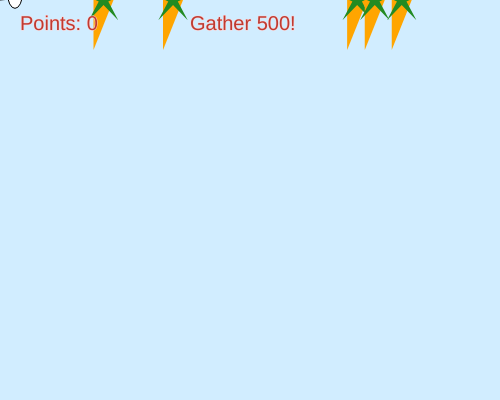
Frame 1 (no input)
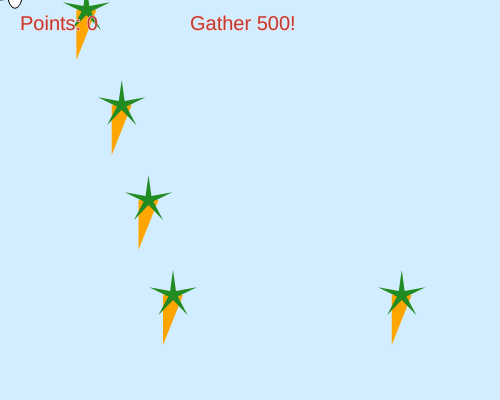
Frame 60 (no input)
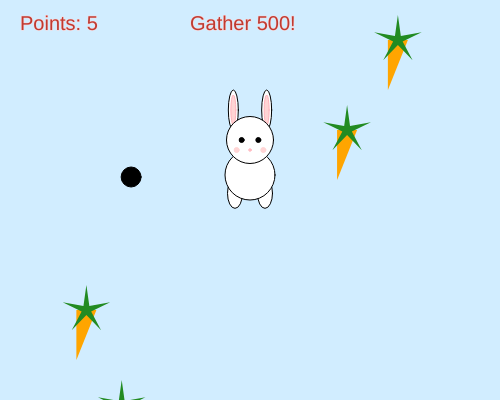
Frame 120 (the mouse pressed at the canvas centre since frame 60)

The p5.js sketch that drew these frames (run headless with seeded random() and noise() and a simulated clock; from frame 60 on, the mouse is pressed at the canvas centre):

// p5.js sketch
// ── sketch.js

let bunny;
let carrots = []; 
let totalCarrots = 0;
let bombs = [];
let totalBombs = 0;
let score = 0;
let timer;
let gameOver = false;
let bombSpawnTimer;

function setup() {
  createCanvas(500, 400);

  timer = new Timer(300);
  timer.start();

  bunny = new Bunny(250, 200, "white");

  for (let i = 0; i < 5; i++) {
    carrots.push(new Carrot);
  }

  bombSpawnTimer = new Timer(1000); 
  bombSpawnTimer.start();
}

function draw() {
  background(209, 237, 255);

  if (!gameOver) { 
    if (totalCarrots >= carrots.length) {
      totalCarrots = 0;
    }

    if (bombSpawnTimer.isFinished()) {
      bombs.push(new Bomb());
      totalBombs++;
      bombSpawnTimer.start();
    }

    for (let i = 0; i < carrots.length; i++) {
      carrots[i].draw();
      carrots[i].move();
      if (carrots[i].byeCarrot && dist(bunny.x, bunny.y, carrots[i].x, carrots[i].y) < bunny.w / 2 + carrots[i].size / 2) {
        carrots[i].byeCarrot = false;
        score += 5;
      }
    }

    for (let i = 0; i < bombs.length; i++) {
      bombs[i].draw();
      bombs[i].move();
      if (dist(bunny.x, bunny.y, bombs[i].x, bombs[i].y) < bunny.w / 2 + bombs[i].size / 2) {
        score -= 10; 
        bombs.splice(i, 1); 
      }
    }

    if (timer.isFinished()) {
      carrots[totalCarrots] = new Carrot();
      totalCarrots ++ ;

      if (totalCarrots >= carrots.length) {
        totalCarrots = 0;
      }
      timer.start();
    }

    bunny.move();
    bunny.draw();

    // carrot counter
    fill(191, 59, 50);
    textSize(20);
    text("Points: " + score, 20, 30);

    //"gather 500"
    textSize(20);
    fill(191, 59, 50);
    text("Gather 500!", width/2 - 60, 30);
  }
  
  // Display "You Win!" message when score is 500 or more
  if (score >= 500) {
    textSize(32);
    fill(0);
    text("You win!", width / 2 - 50, height / 2);
  }
}

class Carrot {
  constructor() {
    this.x = random(width);
    this.y = 0;
    this.size = 20;
    this.speed = 5;
    this.byeCarrot = true;

    this.move = function() {
      this.y += this.speed;
    };
    
    this.screenBottom = function() { 
      if (this.y > height + 0) {
        return true;
      } else {
        return false;
      }
    };
  }

  draw() {
    if (this.byeCarrot) {
      fill(255, 165, 0);
      noStroke();
      triangle(this.x - 10, this.y + 50, this.x + 10, this.y, this.x - 10, this.y);

      fill(34, 139, 34);
      star(this.x, this.y, 5, 25, 5);
    }
  }
}

class Bunny {
  constructor(x, y, color) {
    this.x = x;
    this.y = y;
    this.initialX = x;
    this.initialY = y;
    this.w = 50;
    this.h = 50;
    this.eyeSize = 5;
    this.legSize = 15;
    this.earSize = 10;
    this.innerEar = 5;
    this.cheekSize = 5;
    this.noseSize = 2.5;
    this.color = color;
    this.speed = 0;
  }

  move() {
    this.x = mouseX;
    this.y = mouseY;
  }

  draw() {
    ellipseMode(CENTER);
    rectMode(CENTER);

    // Legs
    stroke(0);
    fill(this.color);
    ellipse(this.x - this.w / 2 + 10, this.y - this.h / 3 + 10, this.legSize, this.legSize * 2);
    ellipse(this.x + this.w / 2 - 10, this.y - this.h / 3 + 10, this.legSize, this.legSize * 2);

    // Body
    fill(this.color);
    ellipse(this.x, this.y - this.h / 2, this.w, this.h);

    // Ears
    fill(this.color);
    ellipse(this.x + this.w / 3, this.y - this.h * 2 + 10, this.earSize, this.earSize * 4);
    ellipse(this.x - this.w / 3, this.y - this.h * 2 + 10, this.earSize, this.earSize * 4);

    // Inner ears
    stroke(255, 179, 188);
    fill(255, 212, 212);
    ellipse(this.x + this.w / 3, this.y - this.h * 2 + 10, this.earSize / 2, this.earSize * 3);
    ellipse(this.x - this.w / 3, this.y - this.h * 2 + 10, this.earSize / 2, this.earSize * 3);

    // Head
    stroke(0);
    fill(this.color);
    ellipse(this.x, this.y - this.h / 2 - 35, this.w - 3, this.h - 3);

    // Eyes
    stroke(0);
    fill(0);
    ellipse(this.x + this.w / 6, this.y - this.h / 2 - 35, this.eyeSize, this.eyeSize);
    ellipse(this.x - this.w / 6, this.y - this.h / 2 - 35, this.eyeSize, this.eyeSize);

    // Nose
    stroke(255, 179, 188);
    fill(255, 212, 212);
    ellipse(this.x, this.y - this.h / 2 - 25, this.noseSize, this.noseSize);

    // Cheeks
    stroke(255, 212, 212);
    fill(255, 212, 212);
    ellipse(this.x + this.w / 6 + 5, this.y - this.h / 2 - 25, this.cheekSize, this.cheekSize);
    ellipse(this.x - this.w / 6 - 5, this.y - this.h / 2 - 25, this.cheekSize, this.cheekSize);
  }
}

class Timer {
  constructor(tempTotalTime) {
    this.savedTime = 0;
    this.totalTime = tempTotalTime;

    this.start = function() {
      this.savedTime = millis();
    };
    
    this.isFinished = function() {
      let passedTime = millis()- this.savedTime;
      if (passedTime > this.totalTime) {
        return true;
      } else {
        return false;
      }
    };
  }
}


//this is literally just for the top of the carrot lol
function star(x, y, radius1, radius2, npoints) {
  let angle = TWO_PI / npoints;
  let halfAngle = angle / 2.0;
  beginShape();
  for (let a = -PI / 2; a < TWO_PI - PI / 2; a += angle) {
    let sx = x + cos(a) * radius2;
    let sy = y + sin(a) * radius2;
    vertex(sx, sy);
    sx = x + cos(a + halfAngle) * radius1;
    sy = y + sin(a + halfAngle) * radius1;
    vertex(sx, sy);
  }
  endShape(CLOSE);
}

class Bomb {
  constructor() {
    this.x = random(width);
    this.y = 0;
    this.size = 20;
    this.speed = 3;
  }

  move() {
    this.y += this.speed;
  }

  draw() {
    fill(0);
    stroke(0);
    ellipse(this.x, this.y, this.size, this.size);
  }
}
